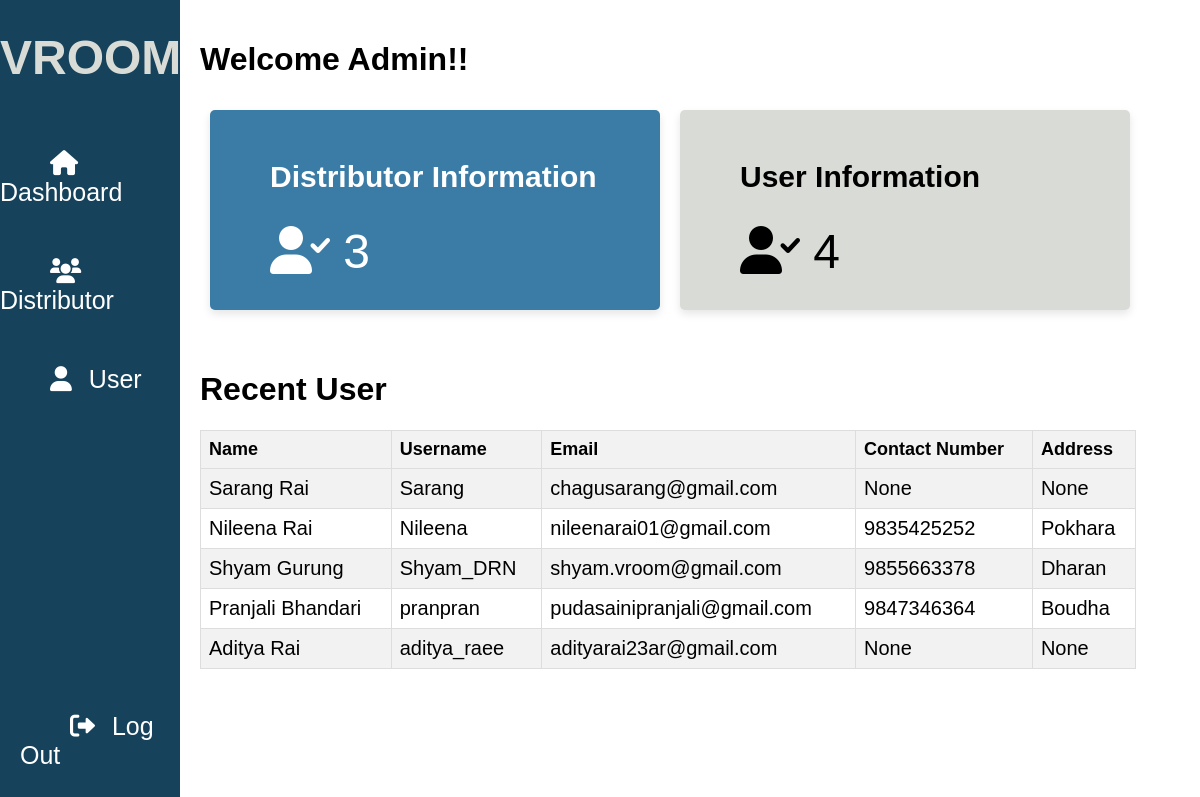
/admin-profile/, run on the app's committed database.
### userauthentication/models.py (models this page shows, shortened)
class Profile(models.Model):
    user = models.OneToOneField(User, on_delete=models.CASCADE, null=True)
    address = models.CharField(max_length=100, null=True)
    license_number = models.CharField(max_length=100, null=True)
    contact = models.CharField(max_length=100, null=True)

### carlisting/views.py (the view)
# urls.py: path('admin-profile/', views.adminprofile, name = 'admin_profile'),
def adminprofile(request):
  try:
    if request.method == 'POST':
      if 'deleteUser' in request.POST:
        email = request.POST.get('email')
        myuser = User.objects.get(email=email)
        profile = Profile.objects.get(user=myuser)
        CarOrder.objects.filter(rentee=profile).delete()
        myuser.delete()
        messages.success(request, "User deleted successfully")
      elif 'editUser' in request.POST or 'editDistributor' in request.POST:
        email = request.POST.get('email')
        print(email)
        myuser = User.objects.get(email=email)
        if myuser:
            myuser.first_name = request.POST.get('FirstName')
            myuser.last_name = request.POST.get('LastName')
            myuser.email = request.POST.get('email')
            myuser.save()
            profile, created = Profile.objects.get_or_create(user=myuser)
            profile.address = request.POST.get('location')
            profile.contact = request.POST.get('contactNumber')
            if 'editDistributor' in request.POST:
                profile.save()
            else:
                profile.license_number = request.POST.get('license_number')
                profile.save()
      else:
        username = request.POST.get('username')
        if User.objects.filter(username=username).exists():
            messages.error(request, "Username already exists.")
        else:
            if 'addDistributor' in request.POST:
              license_number = None
            else:
              license_number = request.POST.get('license_number')
            first_name = request.POST.get('FirstName')
            last_name = request.POST.get('LastName')
            email = request.POST.get('email')
            location = request.POST.get('location')
            password = request.POST.get('password')
            contact = request.POST.get('contactNumber')
            myuser = User.objects.create(username=username, email=email, password=password)
            myuser.first_name = first_name
            myuser.last_name = last_name
            if 'addDistributor' in request.POST:
              myuser.is_staff = True
              car_detail_content_type = ContentType.objects.get_for_model(CarDetail)
              car_detail_permissions = Permission.objects.filter(content_type=car_detail_content_type)
              car_order_content_type = ContentType.objects.get_for_model(CarOrder)
              car_order_permissions = Permission.objects.filter(content_type=car_order_content_type)
              all_permissions = car_detail_permissions | car_order_permissions
              myuser.user_permissions.add(*all_permissions)
            else:
              myuser.is_staff = False
            myuser.save()
            try:
                profile, created = Profile.objects.get_or_create(user=myuser)
                profile.address = location
                profile.contact = contact
                profile.license_number = license_number
                profile.save()
                messages.success(request, "User added successfully!!")
            except IntegrityError:
                messages.error(request, "An error occurred while creating the user.")
  except ObjectDoesNotExist:
    messages.error(request, "User does not exist")
  user_details = Profile.objects.all()
  recent_users = Profile.objects.select_related('user').order_by('-user__date_joined')[:5]
  context = {
    'user_details': user_details,
    'recent_users': recent_users,
  }
  return render(request, 'main/admin.html', context)

### templates/main/admin.html (shortened to what this page needs)
<!DOCTYPE html>
<html lang="en">
  <head>
    <link
      rel="stylesheet"
      href="https://cdnjs.cloudflare.com/ajax/libs/font-awesome/6.0.0-beta3/css/all.min.css"
    />
  </head>
  <body>
    <div class="container">
      <div class="sidebar">
        <h1 id="logo">VROOM</h1>
        <ul>
          <li>
            <a id="default-btn" onclick="toggleContent('default')">
              <i class="fas fa-house"></i>
              <span id="default-topic">Dashboard</span>
            </a>
          </li>
          <li>
            <a id="distributor-btn" onclick="toggleContent('distributor')">
              <i class="fas fa-users"></i>
              <span id="distributor-topic">Distributor</span>
            </a>
          </li>
          <li>
            <a id="user-btn" onclick="toggleContent('user')">
              <i class="fas fa-user"></i>
              <span id="user-topic">User</span>
            </a>
          </li>
          <li>
            <a href="{% url 'logout' %}" id="logout">
              <i class="fas fa-sign-out-alt"></i>
              <span id="topic">Log Out</span>
            </a>
          </li>
        </ul>
      </div>
      <div class="content">
        <div id="default-content">
          <h1>Welcome Admin!!</h1>
          <div id="card">
            <div class="card" id="distributor_card">
              <h3>Distributor Information</h3>
              <label id="TotalDistributors">
              </label>
            </div>
            <div class="card" id="user_card">
              <h3>User Information</h3>
              <label id="TotalUsers">
              </label>
            </div>
          </div>
          <h1>Recent User</h1>
          <table>
            <tr>
              <th>Name</th>
              <th>Username</th>
              <th>Email</th>
              <th>Contact Number</th>
              <th>Address</th>
            </tr>
            {% for user in recent_users %}
              <tr>
                <td>{{ user.user.get_full_name }}</td>
                <td>{{ user.user.username }}</td>
                <td>{{ user.user.email }}</td>
                <td>{{ user.contact }}</td>
                <td>{{ user.address }}</td>
              </tr>
            {% endfor %}
          </table>
        </div>
      </div>
    </div>
  </body>
</html>

### templates/main/admin.html (style rules this page uses)
:root { --indigo: #16425b; --lapis: #2f6690; --cerulean: #3a7ca5; --skyblue: #81c3d7; --platinum: #d9dcd6; --darkgray: #b4b4b3; --red: #f44336; --green: #4caf50; --darkgreen: darkgreen; --crimson: crimson; --white: #fff; --yellow: #f4a62a; --darkyellow: #df9319; }
body { margin: 0; padding-top: 0; overflow-x: hidden; font-family: "Montserrat", sans-serif; }
table { font-size: 18px; }
table td { font-size: 20px; }
#logo { color: var(--platinum); margin-top: 30px; text-align: center; font-size: 3rem; }
.sidebar { float: left; width: 15vw; background-color: var(--indigo); height: 100vh; }
.sidebar i { color: var(--white); margin-left: 50px; margin-right: 10px; }
.sidebar ul { list-style-type: none; padding: 0; margin-top: 8vh; }
.sidebar li { margin-bottom: 10px; }
.sidebar a { font-size: 25px; width: 15vw; text-decoration: none; color: var(--white); display: block; margin-top: 50px; }
#logout { position: absolute; bottom: 30px; left: 20px; }
.content { float: left; width: 80%; padding: 20px 0 0 20px; box-sizing: border-box; }
.card { height: 35vh; width: 18vw; font-size: 10px; margin: 10px; padding: 20px; padding-left: 60px; margin-bottom: 5vh; border-radius: 5px; box-sizing: border-box; box-shadow: 0 4px 8px rgba(0, 0, 0, 0.1); }
.card label { font-size: 40px; margin-right: 80px; }
.card h3 { font-size: 30px; }
#default-content #card { display: flex; }
#distributor_card, #user_card { width: 40vw; height: 25vh; }
#distributor_card { background-color: var(--cerulean); color: var(--white); }
#user_card { background-color: var(--platinum); }
#TotalDistributors, #TotalUsers { padding-right: 10vw; font-size: 3rem; }
#default-content, #distributor-content, #user-content { right: 0; display: none; margin-top: 20px; }
table { margin-top: 15px; border-collapse: collapse; width: 78vw; }
th, td { border: 1px solid #dddddd; text-align: left; padding: 8px; }
th { background-color: #f2f2f2; }
tr:nth-child(even) { background-color: #f2f2f2; }

### data on the page
Profile: user.get_full_name "Sarang Rai", user.username "Sarang", user.email "chagusarang@gmail.com", contact "None", address "None"
Profile: user.get_full_name "Nileena Rai", user.username "Nileena", user.email "nileenarai01@gmail.com", contact "9835425252", address "Pokhara"
Profile: user.get_full_name "Shyam Gurung", user.username "Shyam_DRN", user.email "shyam.vroom@gmail.com", contact "9855663378", address "Dharan"
Profile: user.get_full_name "Pranjali Bhandari", user.username "pranpran", user.email "pudasainipranjali@gmail.com", contact "9847346364", address "Boudha"
Profile: user.get_full_name "Aditya Rai", user.username "aditya_raee", user.email "adityarai23ar@gmail.com", contact "None", address "None"
